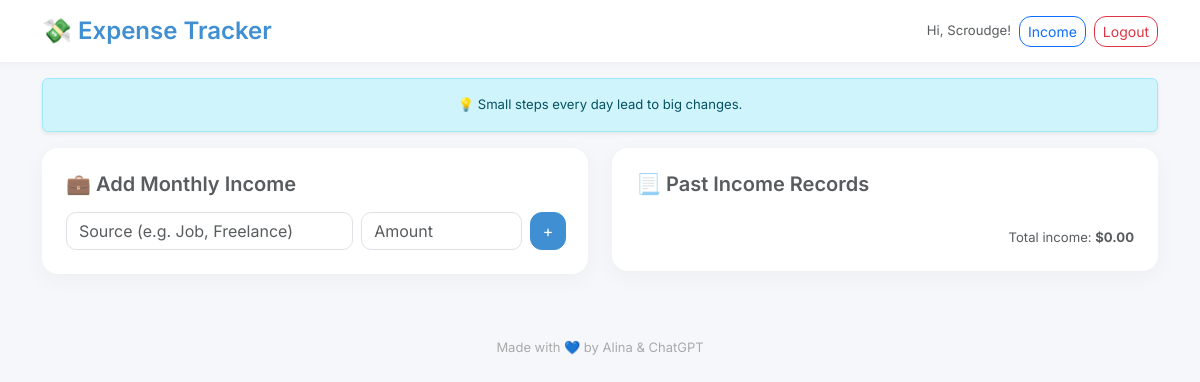
The app's page /income (signed in), older data.
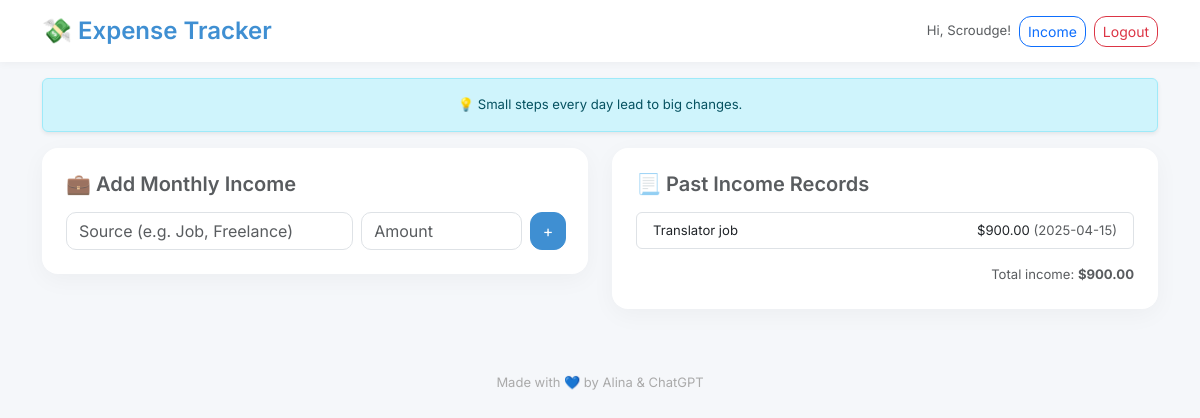
The same page, newer data.
### app.py (models this page shows)
class Income(db.Model):
    id = db.Column(db.Integer, primary_key=True)
    source = db.Column(db.String(100), nullable=False)
    amount = db.Column(db.Float, nullable=False)
    date = db.Column(db.DateTime, default=datetime.utcnow)
    user_id = db.Column(db.Integer, db.ForeignKey('user.id'), nullable=False)

### app.py (the view, shortened to what this page needs)
@app.route('/income', methods=['GET', 'POST'])
@login_required
def income():
    incomes = Income.query.filter_by(user_id=current_user.id).order_by(Income.date.desc()).all()
    total_income = sum(i.amount for i in incomes)
    return render_template('income.html', incomes=incomes, total_income=total_income)

### app.py (called while the page is built)
@login_manager.user_loader
def load_user(user_id):
    return User.query.get(int(user_id))

### templates/income.html
{% extends "base.html" %}
{% block content %}
<div class="row g-4">
    <div class="col-md-6">
        <div class="card p-4">
            <h5 class="text-muted mb-3">💼 Add Monthly Income</h5>
            <form method="POST" class="row g-2">
                <div class="col-md-7">
                    <input type="text" name="source" class="form-control" placeholder="Source (e.g. Job, Freelance)"
                        required>
                </div>
                <div class="col-md-4">
                    <input type="number" step="0.01" name="amount" class="form-control" placeholder="Amount" required>
                </div>
                <div class="col-md-1 d-grid">
                    <button type="submit" class="btn btn-primary">+</button>
                </div>
            </form>
        </div>
    </div>
    <div class="col-md-6">
        <div class="card p-4">
            <h5 class="text-muted mb-3">📃 Past Income Records</h5>
            <ul class="list-group small">
                {% for i in incomes %}
                <li class="list-group-item d-flex justify-content-between align-items-center">
                    <div>{{ i.source }}</div>
                    <div>${{ '%.2f' | format(i.amount) }} <span class="text-muted">({{ i.date.strftime('%Y-%m-%d')
                            }})</span></div>
                </li>
                {% endfor %}
            </ul>
            <div class="mt-3 text-end text-muted small">Total income: <strong>${{ '%.2f' | format(total_income)
                    }}</strong></div>
        </div>
    </div>
</div>
{% endblock %}

Row changes from the older to the newer data that the page shows:
added Income: source "Translator job", amount "900.00", date "2025-04-15"
Text that changed along with them:
{{ '%.2f' | format(total_income) }}: "0.00" → "900.00"
